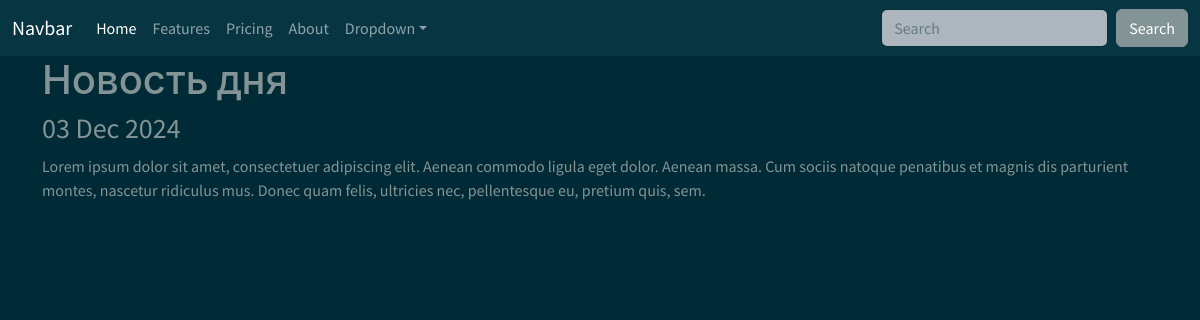
Screenshot of /news/1 with the database file from the repository.
### news/models.py (models this page shows, shortened)
class Post(models.Model):
    post = 'Pb'
    news = 'Nw'
    POSITIONS = [
        (post, 'Публикация'),
        (news, 'Новость')
    ]
    post_author = models.ForeignKey(Author, on_delete=models.CASCADE)
    post_type = models.CharField(max_length=2, choices=POSITIONS, default=post)
    post_date_time = models.DateTimeField(auto_now_add=True)
    post_title = models.CharField(max_length=255)
    post_content = models.TextField()
    post_category = models.ManyToManyField(Categories, through='PostCategory')
    ratint_post = models.FloatField(default=0.0)
    def __str__(self):
        return f'{self.post_title}'

### news/views.py (the view)
# urls.py: path('news/<int:pk>', PostsDetail.as_view())
class PostsDetail(DetailView):
    model = Post
    template_name = 'news.html'
    context_object_name = "news"
    def get_context_data(self, **kwargs):
        context = super().get_context_data(**kwargs)
        context['time_now'] = datetime.utcnow()
        return context

### templates/news.html (shortened to what this page needs)
{% extends 'base.html' %}
{% block content %}
<h1>{{ news }}</h1>
<h3>{{ time_now|date:'d M Y' }}</h3>
{{news.post_content}}
{% endblock content %}

### rows the page displays
Post: post_title "Новость дня", post_content "Lorem ipsum dolor sit amet, consectetuer adipiscing elit. Aenean commodo ligula eget dolor. Aenean massa. Cum sociis natoque penatibus et magnis dis parturient montes, nascetur ridiculus mus. Donec quam felis, ultricies nec, pellentesque eu, pretium quis, sem."

### other values shown
{{ time_now|date:'d M Y' }} "03 Dec 2024"
